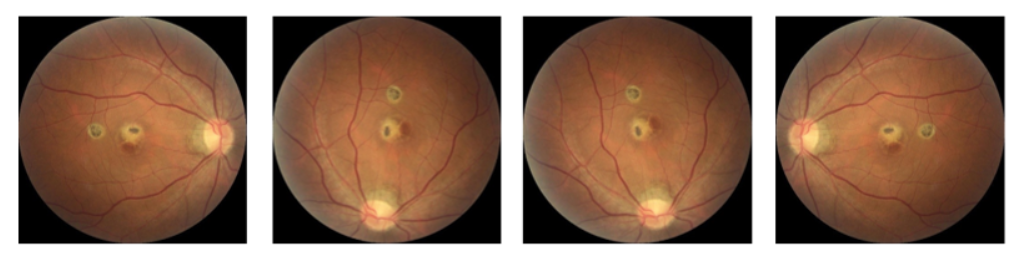
#> input picture images/aug_images.png, 1015 x 263 px
$ python ben_graham_preprocessing.py --input_dir ../images --output_dir out
#> lines starting #> are read from the running program, lines starting #| are printed output that depends on the picture; after the words box and inside, x2 and y2 are one past the last pixel; in counts of white or black regions, pixels touching at a corner belong together
#> in load_ben_color, image is the input picture: shape (263, 1015, 3); mean B, G, R 93.1, 111.3, 141.2
import os
import cv2
import numpy as np
import argparse
from tqdm import tqdm
from typing import Optional


def crop_image_from_gray(img: np.ndarray, tol: int = 7) -> np.ndarray:
    """
    Crop black areas from the image.

    Args:
        img (np.ndarray): Input image.
        tol (int): Tolerance for grayscale threshold.

    Returns:
        np.ndarray: Cropped image.
    """
#> called with tol = 7
    if img.ndim == 2:
        mask = img > tol
        return img[np.ix_(mask.any(1), mask.any(0))]
    elif img.ndim == 3:
        gray_img = cv2.cvtColor(img, cv2.COLOR_RGB2GRAY)
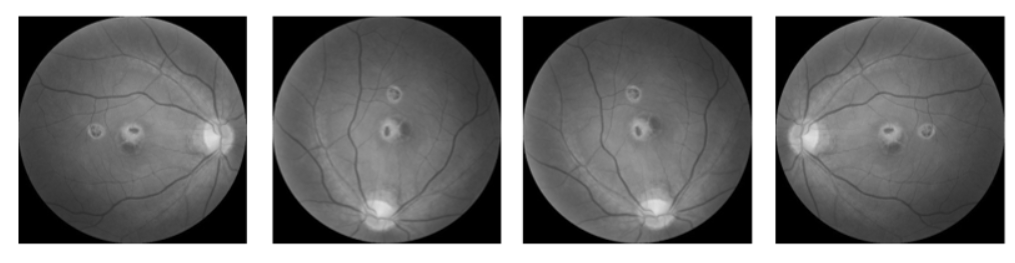
#> gray_img: shape (263, 1015); min 0, max 255, mean 118.2
        mask = gray_img > tol
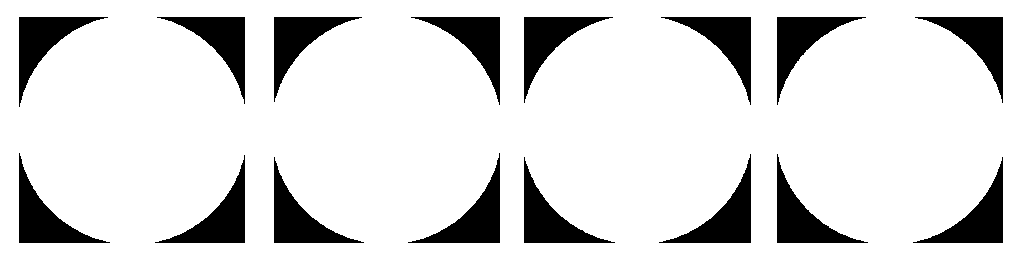
#> mask: shape (263, 1015) bool; 85.3% white; 16 black regions, largest, box (x1, y1, x2, y2) and area: (659, 154, 751, 243) 2518, (19, 153, 110, 243) 2514, (408, 153, 500, 243) 2504

        if img[:, :, 0][np.ix_(mask.any(1), mask.any(0))].shape[0] == 0:
            return img  # If image is too dark, return original
        img1 = img[:, :, 0][np.ix_(mask.any(1), mask.any(0))]
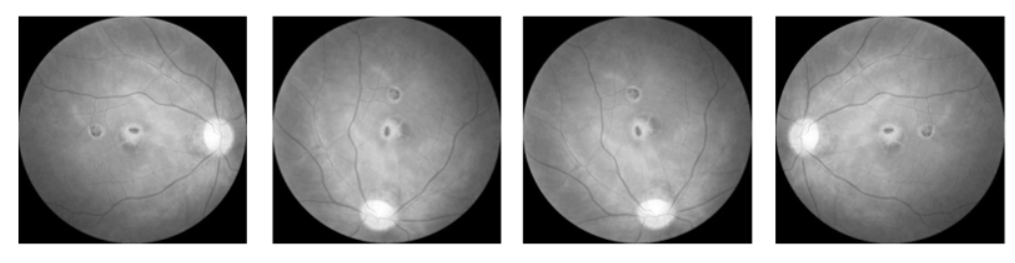
#> img1: shape (263, 1015); min 0, max 255, mean 141.2
        img2 = img[:, :, 1][np.ix_(mask.any(1), mask.any(0))]
        img3 = img[:, :, 2][np.ix_(mask.any(1), mask.any(0))]
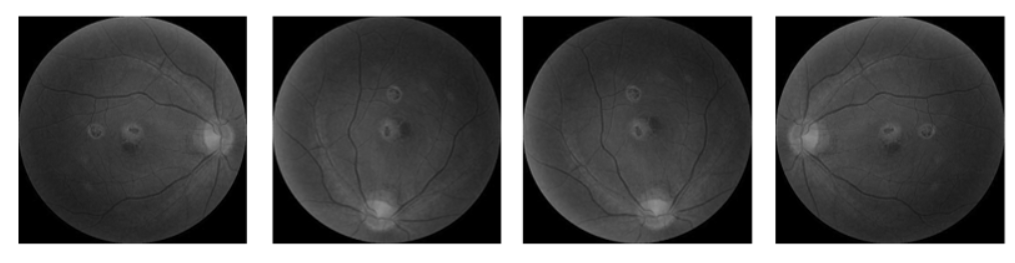
#> img3: shape (263, 1015); min 0, max 255, mean 93.1
        return np.stack([img1, img2, img3], axis=-1)
    return img


def load_ben_color(path: str, sigmaX: int = 10, image_size: int = 224, tol: int = 7) -> np.ndarray:
    """
    Apply Ben Graham preprocessing: crop, resize, and Gaussian blur enhancement.

    Args:
        path (str): Path to image file.
        sigmaX (int): Standard deviation for Gaussian blur.
        image_size (int): Target image size.
        tol (int): Tolerance for cropping.

    Returns:
        np.ndarray: Processed image.
    """
    image = cv2.imread(path)
    image = cv2.cvtColor(image, cv2.COLOR_BGR2RGB)
    image = crop_image_from_gray(image, tol=tol)
    image = cv2.resize(image, (image_size, image_size))
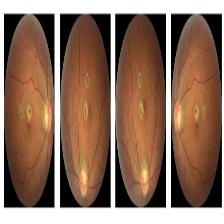
#> image: shape (224, 224, 3); mean R, G, B 140.4, 110.5, 92.3
    image = cv2.addWeighted(image, 4, cv2.GaussianBlur(image, (0, 0), sigmaX), -4, 128)
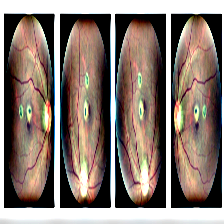
#> image: shape (224, 224, 3); mean R, G, B 135.5, 120.6, 112.3
    return image


def process_folder(input_dir: str, output_dir: str, sigmaX: int, image_size: int, tol: int) -> None:
    """
    Process all images in a folder using Ben preprocessing and save results.

    Args:
        input_dir (str): Path to folder containing input images.
        output_dir (str): Path to folder where output images will be saved.
        sigmaX (int): Sigma value for Gaussian blur.
        image_size (int): Resize size.
        tol (int): Tolerance for cropping.
    """
    os.makedirs(output_dir, exist_ok=True)

    for filename in tqdm(os.listdir(input_dir)):
        if filename.lower().endswith((".jpg", ".jpeg", ".png", ".bmp")):
            input_path = os.path.join(input_dir, filename)
            output_path = os.path.join(output_dir, filename)

            try:
                processed_img = load_ben_color(input_path, sigmaX, image_size, tol)
                processed_img = cv2.cvtColor(processed_img, cv2.COLOR_RGB2BGR)
                cv2.imwrite(output_path, processed_img)
            except Exception as e:
                print(f"Error processing {filename}: {e}")
#> pass 2 of the loop in process_folder, `for filename in tqdm(os.listdir(input_dir)):`:
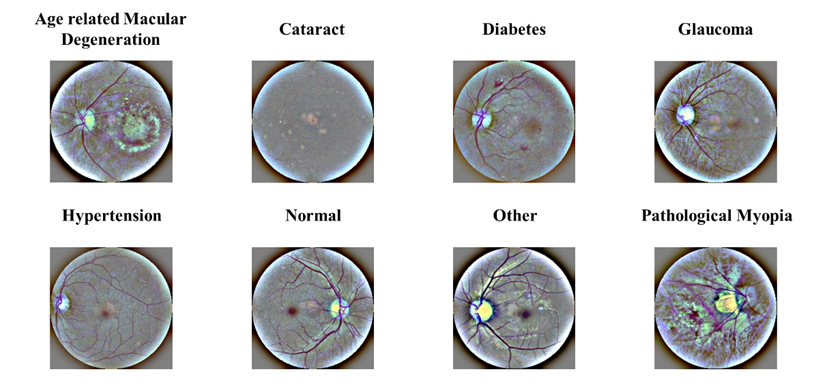
#> input picture images/ben_graham.png, 827 x 391 px
#> in load_ben_color, image is the input picture: shape (391, 827, 3); mean B, G, R 205.8, 205.2, 204.9
#> gray_img: shape (391, 827)
#> in crop_image_from_gray (call 2), `mask = gray_img > tol`:
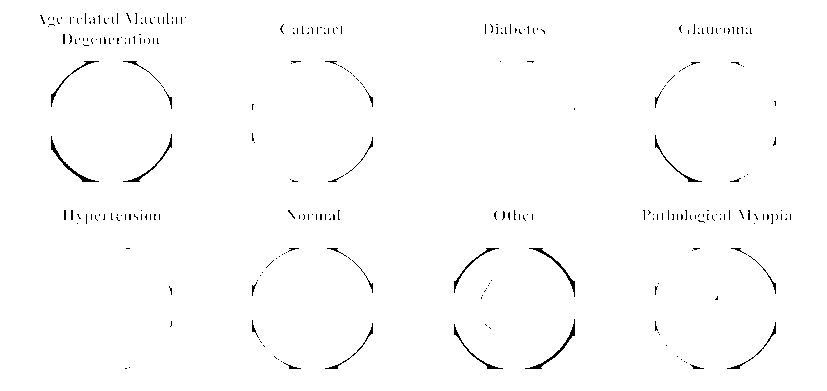
#> mask: shape (391, 827) bool; 98.9% white; black in thin lines or dots, all inside (x1, y1, x2, y2) = (40, 13, 791, 369)
#> img1: shape (391, 827)
#> img2: shape (391, 827)
#> img3: shape (391, 827)
#> in load_ben_color (call 2), `image = cv2.addWeighted(image, 4, cv2.GaussianBlur(image, (0, 0), sigm..`:
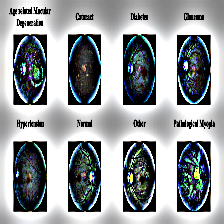
#> image: shape (224, 224, 3); mean R, G, B 148.9, 153.8, 156.5


if __name__ == "__main__":
    parser = argparse.ArgumentParser(description="Apply Ben preprocessing to images in a folder.")
    parser.add_argument("--input_dir", type=str, required=True, help="Input image folder")
    parser.add_argument("--output_dir", type=str, required=True, help="Output image folder")
    parser.add_argument("--sigmaX", type=int, default=10, help="Sigma for Gaussian blur")
    parser.add_argument("--image_size", type=int, default=224, help="Target image size")
    parser.add_argument("--tol", type=int, default=7, help="Tolerance for cropping black areas")

    args = parser.parse_args()

    process_folder(
        input_dir=args.input_dir,
        output_dir=args.output_dir,
        sigmaX=args.sigmaX,
        image_size=args.image_size,
        tol=args.tol
    )
